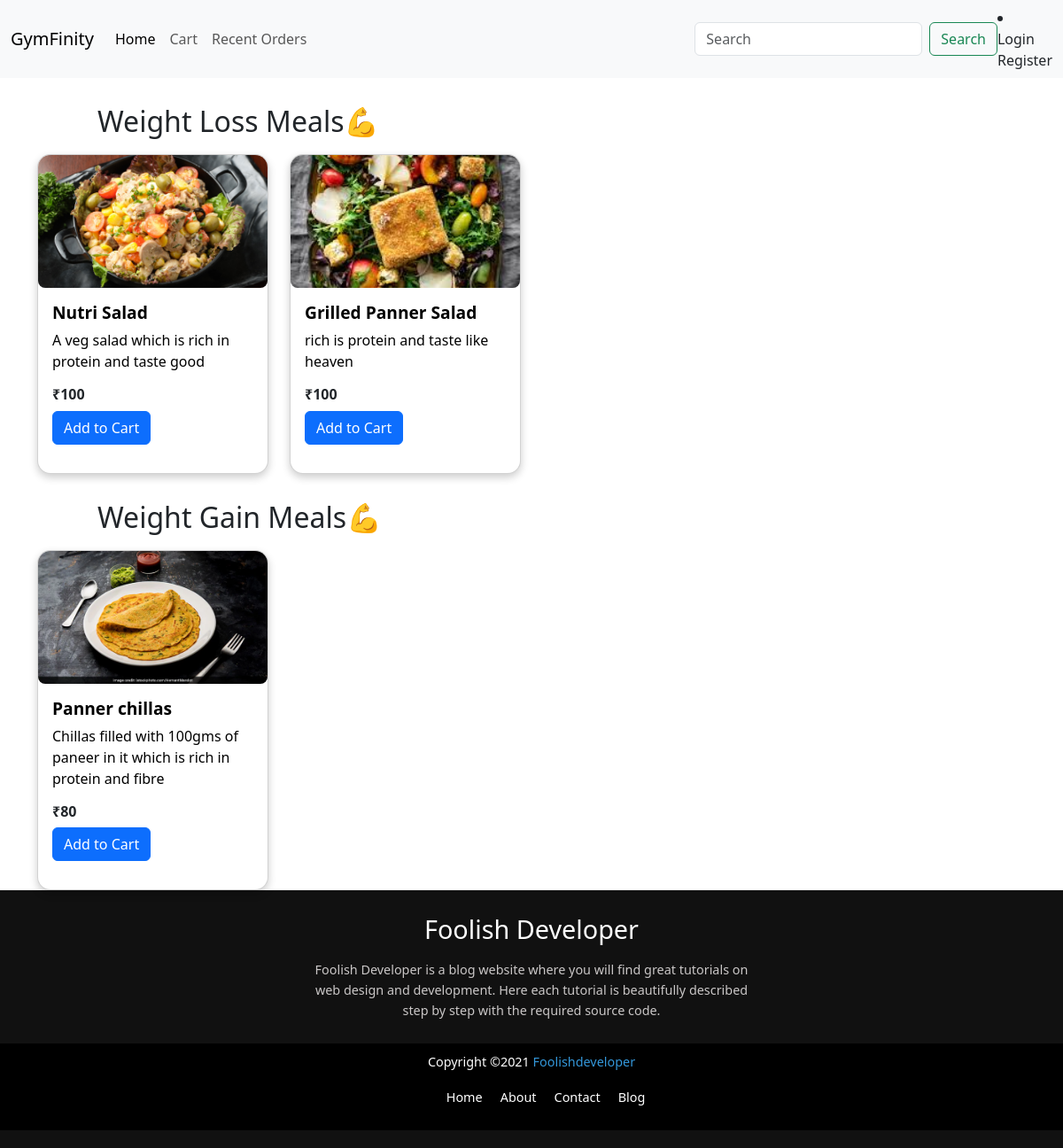
The app's page /foodi/foodi/veg/ with its own data.
### foodi/models.py (models this page shows, shortened)
class food(models.Model):
    type_of_food = [
    ("VEG", "VEGETARIAN"),
    ("NON-VEG", "NON-VEGETARIAN"),
]
    food_catagory = [
    ("WL", "WEIGHT-LOSS"),
    ("WG", "WEIGHT-GAIN"),
]
    food_name = models.CharField(max_length=30)
    food_type = models.CharField(max_length=7, choices=type_of_food)
    catagory = models.CharField(max_length=2, choices=food_catagory)
    photo = models.ImageField(upload_to='photos/')
    discription = models.TextField()
    price = models.IntegerField(null=False, default=100)

### foodi/views.py (the view)
# urls.py: path('foodi/veg/', views.meal_category, {'meal_type': 'veg'}, name='veg_meal'),
def meal_category(request, meal_type):
    if meal_type == "veg":
        foods = food.objects.filter(food_type="VEG")
        template = 'veg_meal.html'
    elif meal_type == "nonveg":
        foods = food.objects.filter(food_type="NON-VEG")
        template = 'nonveg.html'
    else:
        return HttpResponse("Invalid meal type", status=404)
    return render(request, template, {'foods': foods})

### foodi/templates/veg_meal.html (shortened to what this page needs)
{% extends "layout.html" %}
{% load static %}
{% block content %}
<h2 class="text bold" style="padding-top: 30px; padding-bottom: 10px; margin-left:110px">Weight Loss Meals💪</h2>
<div class="container">
    <div class="row row-cols-1 row-cols-md-4 g-4">
        {% for f in foods %}
            {% if f.food_type == "VEG" and f.catagory == "WL" %}
                <div class="col">
                    <div class="card h-100 mb-3">
                        <img src="{{f.photo.url}}" class="card-img-top" alt="Product Image" style="height: 150px; object-fit: cover; border-radius: 8px;">
                        <div class="card-body">
                            <h5 class="card-title" style="color:black;">{{f.food_name}}</h5>
                            <p class="card-text" style="color:black;">{{f.discription}}</p>
                            <h6 class="card-price" style="font-weight:600">₹{{f.price}}</h6>
                            <a href="{% url 'add_to_cart' f.id %}"><button class="btn btn-primary">Add to Cart</button></a>
                        </div>
                    </div>
                </div>
            {% endif %}
        {% endfor %}
    </div>
</div>
<h2 class="text bold" style="padding-top: 30px; padding-bottom: 10px; margin-left:110px">Weight Gain Meals💪</h2>
<div class="container">
    <div class="row row-cols-1 row-cols-md-4 g-4">
        {% for f in foods %}
            {% if f.food_type == "VEG" and f.catagory == "WG" %}
                <div class="col">
                    <div class="card h-100 mb-3">
                        <img src="{{f.photo.url}}" class="card-img-top" alt="Product Image" style="height: 150px; object-fit: cover; border-radius: 8px;">
                        <div class="card-body">
                            <h5 class="card-title" style="color:black;">{{f.food_name}}</h5>
                            <p class="card-text" style="color:black;">{{f.discription}}</p>
                            <h6 class="card-price" style="font-weight:600">₹{{f.price}}</h6>
                            <a href="{% url 'add_to_cart' f.id %}"><button class="btn btn-primary">Add to Cart</button></a>
                        </div>
                    </div>
                </div>
            {% endif %}
        {% endfor %}
    </div>
</div>
{% endblock content %}

### templates/layout.html (shortened to what this page needs)
{% load static %}
<html lang="en">
<head>
    <link href="https://cdn.jsdelivr.net/npm/bootstrap@5.3.3/dist/css/bootstrap.min.css" rel="stylesheet">
    <link rel="stylesheet" href="{% static 'style.css' %}">
</head>
</head>
<body>
    <nav class="navbar navbar-expand-lg bg-body-tertiary">
        <div class="container-fluid">
          <a class="navbar-brand" href="#">GymFinity</a>
          <div class="collapse navbar-collapse" id="navbarSupportedContent">
            <ul class="navbar-nav me-auto mb-2 mb-lg-0 ">
              <li class="nav-item">
                <a class="nav-link active" aria-current="page" href="{% url 'home' %}">Home</a>
              </li>
              <li class="nav-item">
                <a class="nav-link" href="{% url 'view_cart' %}">Cart</a>
              </li>
              <li class="nav-item dropdown">
                <a class="nav-link" href="#">Recent Orders</a>
              </li>
            </ul>
            <form class="d-flex" role="search">
              <input class="form-control me-2" type="search" placeholder="Search" aria-label="Search">
              <button class="btn btn-outline-success" type="submit">Search</button>
            </form>
            <li class="nav-item user">
              {% if user.is_authenticated %}
              <img src="{% static 'userpng.png' %}" alt="User Avatar" class="avatar">
                  <span class="username">{{ user.username }}</span>
              {% else %}
                  <a href="{% url 'login' %}" class="nav-link">Login</a>
                  <a href="{% url 'register' %}" class="nav-link">Register</a>
              {% endif %}
          </li>
          </div>
        </div>
      </nav>
    {% block content %}
    {% endblock content %}
 <footer>
  <div class="footer-content">
      <h3>Foolish Developer</h3>
      <p>Foolish Developer is a blog website where you will find great tutorials on web design and development. Here each tutorial is beautifully described step by step with the required source code.</p>
  </div>
  <div class="footer-bottom">
      <p>Copyright &copy;2021 <a href="#">Foolishdeveloper</a></p>
      <div class="footer-menu">
          <ul>
              <li><a href="#">Home</a></li>
              <li><a href="#">About</a></li>
              <li><a href="#">Contact</a></li>
              <li><a href="#">Blog</a></li>
          </ul>
      </div>
  </div>
</footer>
</body>
</html>

### static/style.css (style rules this page uses)
* { margin: 0; padding: 0; box-sizing: border-box; }
html, body { height: 100%; display: flex; flex-direction: column; overflow-x: hidden; }
footer { background: #111; color: #fff; text-align: center; padding: 20px 0; width: 100%; }
.card { border-radius: 15px; overflow: hidden; box-shadow: 0px 4px 10px rgba(0, 0, 0, 0.2); position: relative; }
.card-title { font-size: 1.2rem; font-weight: bold; color: #ebb400; }
.card-text { font-size: 1rem; color: #f8f9fa; }
.footer-content h3 { font-size: 1.8rem; font-weight: 500; line-height: 3rem; }
.footer-content p { max-width: 500px; margin: 10px auto; line-height: 1.6; color: #cac7c7; font-size: 0.9rem; }
.footer-bottom { background: #000; padding: 10px 0; text-align: center; }
.footer-bottom p { font-size: 0.9rem; color: #fff; }
.footer-bottom a { color: #3498db; text-decoration: none; }
.footer-menu ul { list-style: none; display: flex; justify-content: center; margin-top: 10px; }
.footer-menu ul li { padding: 0 10px; }
.footer-menu ul li a { color: #fff; text-decoration: none; font-size: 0.9rem; }
body::after { content: ""; display: block; height: 0; }

### records on screen
food: photo (picture), food_name "Nutri Salad", discription "A veg salad which is rich in protein and taste good", price "100"
food: photo (picture), food_name "Grilled Panner Salad", discription "rich is protein and taste like heaven", price "100"
food: photo (picture), food_name "Panner chillas", discription "Chillas filled with 100gms of paneer in it which is rich in protein and fibre", price "80"
